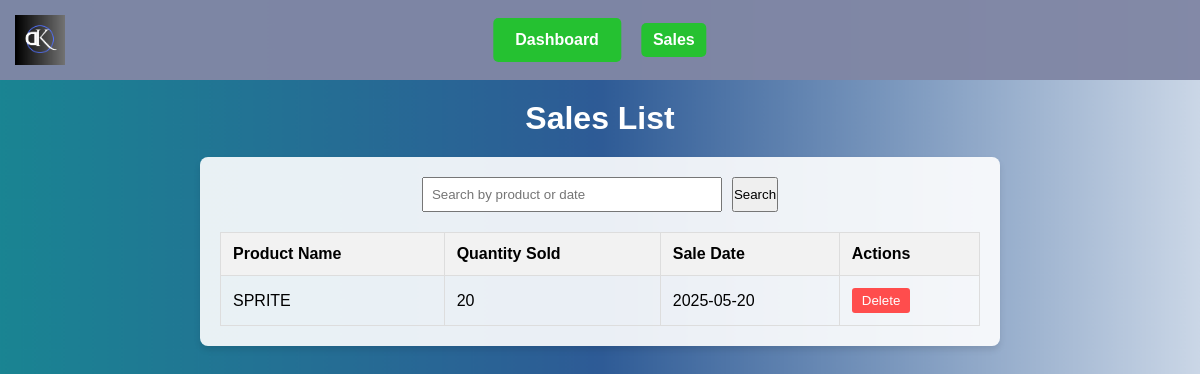
Screenshot of /saleslist.php with the database file from the repository.
### tables this page shows
CREATE TABLE `sales` (
  `id` int(11) NOT NULL,
  `product_id` int(11) NOT NULL,
  `quantity_sold` int(11) NOT NULL,
  `sale_date` date NOT NULL
);

CREATE TABLE `inventory` (
  `id` int(11) NOT NULL,
  `vendor` varchar(100) NOT NULL,
  `product_name` varchar(100) NOT NULL,
  `quantity` int(11) NOT NULL,
  `date_added` datetime DEFAULT current_timestamp()
);

### saleslist.php (the view, shortened to what this page needs)
<?php
require_once 'db_connect.php';
$search = isset($_GET['search']) ? trim($_GET['search']) : '';
$sql = "SELECT s.id, i.product_name, s.quantity_sold, s.sale_date FROM sales s JOIN inventory i ON s.product_id = i.id";
$stmt = $conn->prepare($sql);
$stmt->execute();
$result = $stmt->get_result();
$sales = $result->fetch_all(MYSQLI_ASSOC);
?>
<!DOCTYPE html>
<html lang="en">
<head>
</head>
<body>
    <nav class="navbar">
        <img src="logo.png" alt="Logo">
        <ul class="nav-links">
            <li class="dashboard-link-container">
                <a href="dashboard.php">Dashboard</a>
            </li>
            <li>
                <a href="sales.php" class="sales-link">Sales</a>
            </li>
        </ul>
    </nav>
    <h1>Sales List</h1>
    <div class="content">
        <form class="search-form" method="GET" action="saleslist.php">
            <input type="text" name="search" placeholder="Search by product or date" value="<?php echo htmlspecialchars($search); ?>">
            <button type="submit">Search</button>
        </form>
        <table>
            <thead>
                <tr>
                    <th>Product Name</th>
                    <th>Quantity Sold</th>
                    <th>Sale Date</th>
                    <th>Actions</th>
                </tr>
            </thead>
            <tbody>
                <?php if (count($sales) > 0): ?>
                    <?php foreach ($sales as $sale): ?>
                        <tr>
                            <td><?php echo htmlspecialchars($sale['product_name']); ?></td>
                            <td><?php echo $sale['quantity_sold']; ?></td>
                            <td><?php echo $sale['sale_date']; ?></td>
                            <td>
                                <button class="delete-btn" onclick="confirmDelete(<?php echo $sale['id']; ?>)">Delete</button>
                            </td>
                        </tr>
                    <?php endforeach; ?>
                <?php else: ?>
                    <tr><td colspan="4">No sales found.</td></tr>
                <?php endif; ?>
            </tbody>
        </table>
    </div>
</body>
</html>

### saleslist.php (style rules this page uses)
* { margin: 0; padding: 0; box-sizing: border-box; font-family: Arial, sans-serif; }
body { background-image: url('background2.png'); background-size: cover; background-attachment: fixed; background-position: center; text-align: center; }
.navbar { background-color: rgba(128, 135, 165, 0.97); padding: 15px; display: flex; align-items: center; justify-content: space-between; }
.navbar img { width: 50px; height: auto; }
.nav-links { list-style: none; display: flex; gap: 20px; align-items: center; position: absolute; left: 50%; transform: translateX(-50%); }
.nav-links li { display: flex; }
.nav-links a { text-decoration: none; color: white; font-weight: bold; padding: 8px 12px; border-radius: 5px; transition: background-color 0.3s; }
.dashboard-link-container { display: flex; align-items: center; background-color: rgba(0, 218, 0, 0.7); padding: 5px 10px; border-radius: 5px; }
.sales-link { background-color: rgba(0, 218, 0, 0.7); padding: 8px 12px; border-radius: 5px; }
h1 { color: white; margin: 20px 0; }
.content { background-color: rgba(255, 255, 255, 0.9); margin: 20px auto; padding: 20px; border-radius: 8px; box-shadow: 0 4px 6px rgba(0, 0, 0, 0.1); width: 80%; max-width: 800px; }
.search-form { margin-bottom: 20px; display: flex; gap: 10px; justify-content: center; }
.search-form input { flex-grow: 1; max-width: 300px; padding: 8px; }
table { width: 100%; border-collapse: collapse; }
th, td { border: 1px solid #ddd; padding: 12px; text-align: left; }
th { background-color: #f2f2f2; }
.delete-btn { background-color: #ff4d4d; color: white; border: none; padding: 5px 10px; cursor: pointer; border-radius: 3px; transition: background-color 0.3s; }

### rows the page displays
sales: product.product_name "SPRITE", quantity_sold "20", sale_date "2025-05-20"
